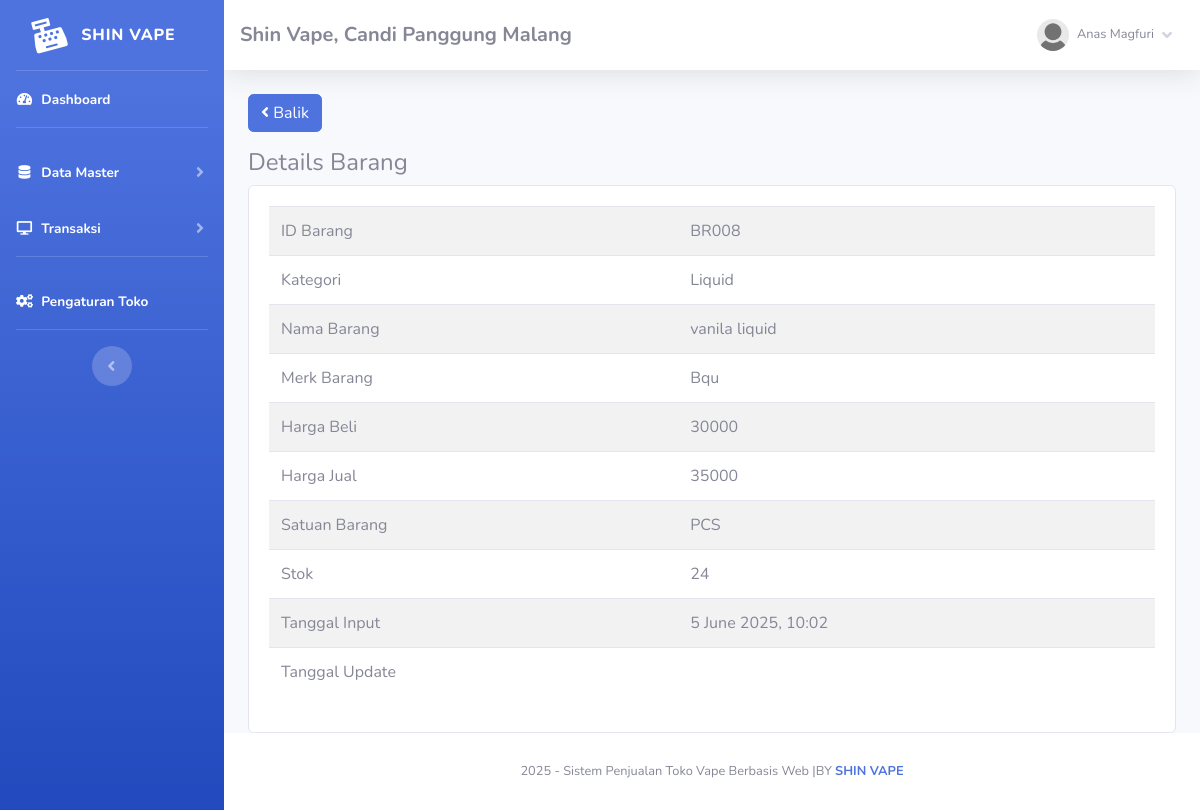
Screenshot of /index.php?page=barang/details&barang=BR008 (signed in) with the database file from the repository.
### tables this page shows
CREATE TABLE `toko` (
  `id_toko` int NOT NULL,
  `nama_toko` varchar(255) NOT NULL,
  `alamat_toko` text NOT NULL,
  `tlp` varchar(255) NOT NULL,
  `nama_pemilik` varchar(255) NOT NULL
);

CREATE TABLE `member` (
  `id_member` int NOT NULL,
  `nm_member` varchar(255) NOT NULL,
  `alamat_member` text NOT NULL,
  `telepon` varchar(255) NOT NULL,
  `email` varchar(255) NOT NULL,
  `gambar` text NOT NULL,
  `NIK` text NOT NULL
);

CREATE TABLE `barang` (
  `id` int NOT NULL,
  `id_barang` varchar(255) NOT NULL,
  `id_kategori` int NOT NULL,
  `nama_barang` text NOT NULL,
  `merk` varchar(255) NOT NULL,
  `harga_beli` varchar(255) NOT NULL,
  `harga_jual` varchar(255) NOT NULL,
  `satuan_barang` varchar(255) NOT NULL,
  `stok` text NOT NULL,
  `tgl_input` varchar(255) NOT NULL,
  `tgl_update` varchar(255) DEFAULT NULL
);

CREATE TABLE `kategori` (
  `id_kategori` int NOT NULL,
  `nama_kategori` varchar(255) NOT NULL,
  `tgl_input` varchar(255) NOT NULL
);

### fungsi/view/view.php (called while the page is built, shortened)
<?php
class view
{
    protected $db;
    public function __construct($db)
    {
        $this->db = $db;
    }
    public function member_edit($id)
    {
        $sql = "select member.*, login.*
                from member inner join login on member.id_member = login.id_member
                where member.id_member= ?";
        $row = $this->db->prepare($sql);
        $row->execute(array($id));
        $hasil = $row->fetch();
        return $hasil;
    }
    public function toko()
    {
        $sql = "select*from toko where id_toko='1'";
        $row = $this->db->prepare($sql);
        $row->execute();
        $hasil = $row->fetch();
        return $hasil;
    }
    public function barang_edit($id)
    {
        $sql = "select barang.*, kategori.id_kategori, kategori.nama_kategori
                from barang inner join kategori on barang.id_kategori = kategori.id_kategori
                where id_barang=?";
        $row = $this->db->prepare($sql);
        $row->execute(array($id));
        $hasil = $row->fetch();
        return $hasil;
    }
}

### admin/module/barang/details/index.php (the view, shortened to what this page needs)
<?php
	$id = $_GET['barang'];
	$hasil = $lihat -> barang_edit($id);
?>
<a href="index.php?page=barang" class="btn btn-primary mb-3"><i class="fa fa-angle-left"></i> Balik </a>
<h4>Details Barang</h4>
<div class="card card-body">
	<div class="table-responsive">
		<table class="table table-striped">
			<tr>
				<td>ID Barang</td>
				<td><?php echo $hasil['id_barang'];?></td>
			</tr>
			<tr>
				<td>Kategori</td>
				<td><?php echo $hasil['nama_kategori'];?></td>
			</tr>
			<tr>
				<td>Nama Barang</td>
				<td><?php echo $hasil['nama_barang'];?></td>
			</tr>
			<tr>
				<td>Merk Barang</td>
				<td><?php echo $hasil['merk'];?></td>
			</tr>
			<tr>
				<td>Harga Beli</td>
				<td><?php echo $hasil['harga_beli'];?></td>
			</tr>
			<tr>
				<td>Harga Jual</td>
				<td><?php echo $hasil['harga_jual'];?></td>
			</tr>
			<tr>
				<td>Satuan Barang</td>
				<td><?php echo $hasil['satuan_barang'];?></td>
			</tr>
			<tr>
				<td>Stok</td>
				<td><?php echo $hasil['stok'];?></td>
			</tr>
			<tr>
				<td>Tanggal Input</td>
				<td><?php echo $hasil['tgl_input'];?></td>
			</tr>
			<tr>
				<td>Tanggal Update</td>
				<td><?php echo $hasil['tgl_update'];?></td>
			</tr>
		</table>
	</div>
</div>

### admin/template/sidebar.php (shortened to what this page needs)
<?php
$id = $_SESSION['admin']['id_member'];
$hasil_profil = $lihat->member_edit($id);
?>
<ul class="navbar-nav bg-gradient-primary sidebar sidebar-dark accordion" id="accordionSidebar">
    <a class="sidebar-brand d-flex align-items-center justify-content-center" href="index.php">
        <div class="sidebar-brand-icon rotate-n-15">
            <i class="fas fa-cash-register"></i>
        </div>
        <div class="sidebar-brand-text mx-3">Shin Vape<sup></sup></div>
    </a>
    <hr class="sidebar-divider my-0">
    <li class="nav-item active">
        <a class="nav-link" href="index.php">
            <i class="fas fa-fw fa-tachometer-alt"></i>
            <span>Dashboard</span></a>
    </li>
    <hr class="sidebar-divider">
    <li class="nav-item active">
        <a class="nav-link collapsed" href="#" data-toggle="collapse" data-target="#collapseTwo" aria-expanded="true"
            aria-controls="collapseTwo">
            <i class="fas fa-fw fa-database"></i>
            <span>Data Master</span>
        </a>
    </li>
    <li class="nav-item active">
        <a class="nav-link collapsed" href="#" data-toggle="collapse" data-target="#collapse3" aria-expanded="true"
            aria-controls="collapse3">
            <i class="fas fa-fw fa-desktop"></i>
            <span>Transaksi</span>
        </a>
    </li>
    <hr class="sidebar-divider">
    <li class="nav-item active">
        <a class="nav-link" href="index.php?page=pengaturan">
            <i class="fas fa-fw fa-cogs"></i>
            <span>Pengaturan Toko</span></a>
    </li>
    <hr class="sidebar-divider d-none d-md-block">
    <div class="text-center d-none d-md-inline">
        <button class="rounded-circle border-0" id="sidebarToggle"></button>
    </div>
</ul>
<div id="content-wrapper" class="d-flex flex-column">
    <div id="content">
        <nav class="navbar navbar-expand navbar-light bg-white topbar mb-4 static-top shadow">
            <h5 class="d-lg-block d-none mt-2"><b><?php echo $toko['nama_toko']; ?>,
                    <?php echo $toko['alamat_toko']; ?></b></h5>
            <ul class="navbar-nav ml-auto">
                <li class="nav-item dropdown no-arrow">
                    <a class="nav-link dropdown-toggle" href="#" id="userDropdown" role="button" data-toggle="dropdown"
                        aria-haspopup="true" aria-expanded="false">
                        <img class="img-profile rounded-circle"
                            src="assets/img/user/<?php echo $hasil_profil['gambar']; ?>">
                        <span
                            class="mr-2 d-none d-lg-inline text-gray-600 small ml-2"><?php echo $hasil_profil['nm_member']; ?></span>
                        <i class="fas fa-angle-down"></i>
                    </a>
                </li>
            </ul>
        </nav>
        <div class="container-fluid">

### rows the page displays
toko: nama_toko "Shin Vape", alamat_toko "Candi Panggung Malang"
barang: id_barang "BR008", id_kategori.nama_kategori "Liquid", nama_barang "vanila liquid", merk "Bqu", harga_beli "30000", harga_jual "35000", satuan_barang "PCS", stok "24", tgl_input "5 June 2025, 10:02"

### other values shown
$hasil_profil['nm_member'] "Anas Magfuri"
